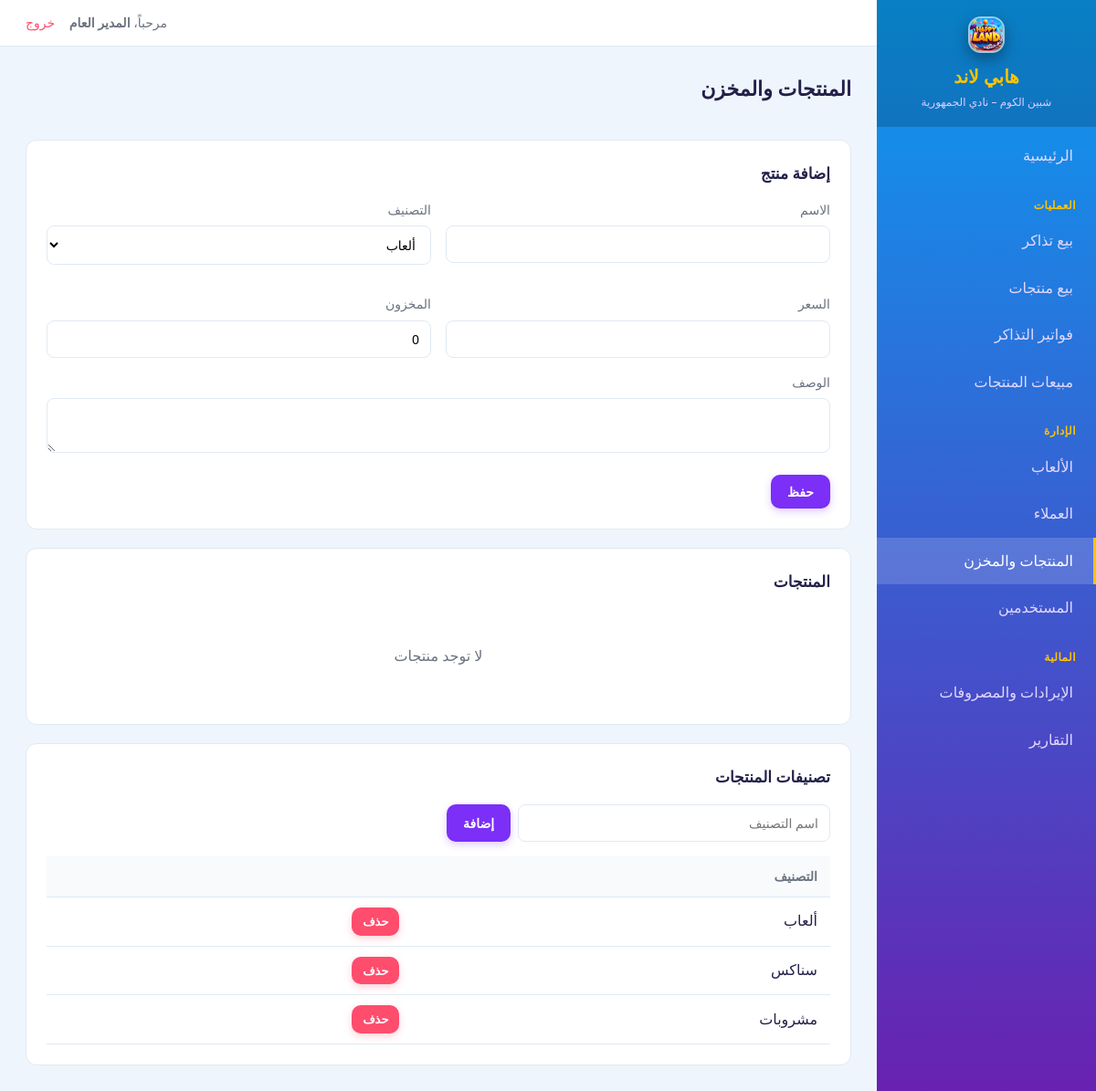
Screenshot of /shop/index.php (signed in) with the database file from the repository.
### tables this page shows
CREATE TABLE product_category (
    id   INT AUTO_INCREMENT PRIMARY KEY,
    name VARCHAR(100) NOT NULL
);

### includes/functions.php (called while the page is built, shortened)
<?php
function e($str) {
    return htmlspecialchars($str ?? '', ENT_QUOTES, 'UTF-8');
}
function base_url($path = '') {
    $dir = str_replace('\\', '/', dirname($_SERVER['SCRIPT_NAME']));
    $segments = ['games','tickets','clients','shop','financials','reports','users'];
    foreach ($segments as $seg) {
        if (preg_match('#/' . $seg . '$#', $dir)) {
            $dir = preg_replace('#/' . $seg . '$#', '', $dir);
            break;
        }
    }
    $dir = rtrim($dir, '/');
    return $dir . '/' . ltrim($path, '/');
}

### shop/index.php (the view, shortened to what this page needs)
<?php
require_once __DIR__ . '/../includes/functions.php';
require_once __DIR__ . '/../includes/header.php';
$editId = (int)($_GET['edit'] ?? 0);
$prod = ['name'=>'','description'=>'','category_id'=>'','price'=>'','stock'=>0];
$categories = $pdo->query('SELECT * FROM product_category ORDER BY name')->fetchAll();
$products = $pdo->query('SELECT p.*, c.name AS cat_name FROM product p JOIN product_category c ON p.category_id=c.id ORDER BY p.name')->fetchAll();
?>
<div class="toolbar">
    <h1 class="page-title">المنتجات والمخزن</h1>
</div>
<div class="card">
    <h3><?= $editId ? 'تعديل منتج' : 'إضافة منتج' ?></h3>
    <?php if (!$categories): ?>
        <div class="alert alert-danger">أضف تصنيفاً أولاً من الأسفل.</div>
    <?php else: ?>
    <form method="post">
        <div class="form-grid">
            <div class="form-row"><label>الاسم</label><input type="text" name="name" value="<?= e($prod['name']) ?>" required></div>
            <div class="form-row"><label>التصنيف</label><select name="category_id">
                <?php foreach ($categories as $c): ?><option value="<?= $c['id'] ?>" <?= (string)$prod['category_id']===(string)$c['id']?'selected':'' ?>><?= e($c['name']) ?></option><?php endforeach; ?>
            </select></div>
            <div class="form-row"><label>السعر</label><input type="number" step="0.01" name="price" value="<?= e($prod['price']) ?>" required></div>
            <div class="form-row"><label>المخزون</label><input type="number" name="stock" value="<?= e($prod['stock']) ?>"></div>
        </div>
        <div class="form-row"><label>الوصف</label><textarea name="description" rows="2"><?= e($prod['description']) ?></textarea></div>
        <button class="btn" name="product_submit" value="1" type="submit">حفظ</button>
    </form>
    <?php endif; ?>
</div>
<div class="card">
    <h3>المنتجات</h3>
    <?php if (!$products): ?><div class="empty">لا توجد منتجات</div><?php endif; ?>
</div>
<div class="card">
    <h3>تصنيفات المنتجات</h3>
    <form method="post" style="display:flex;gap:8px;max-width:420px;margin-bottom:16px;">
        <input type="text" name="cat_name" placeholder="اسم التصنيف" required>
        <button class="btn" name="category_submit" value="1">إضافة</button>
    </form>
    <?php if ($categories): ?>
    <table>
        <thead><tr><th>التصنيف</th><th></th></tr></thead>
        <tbody>
        <?php foreach ($categories as $c): ?>
            <tr><td><?= e($c['name']) ?></td>
                <td><a class="btn btn-sm btn-danger" href="<?= e(base_url('shop/index.php?delcat=' . $c['id'])) ?>" onclick="return confirm('حذف التصنيف وكل منتجاته؟')">حذف</a></td>
            </tr>
        <?php endforeach; ?>
        </tbody>
    </table>
    <?php endif; ?>
</div>
<?php require_once __DIR__ . '/../includes/footer.php'; ?>

### assets/style.css (style rules this page uses)
:root { --primary: #7b2ff7; --primary-dark: #5f1fc4; --sky: #0a9bf0; --accent: #ff8a00; --accent-2: #ffc400; --pink: #ff5fa2; --bg: #eef5fc; --card: #ffffff; --text: #23204a; --muted: #6b7280; --border: #e1e9f3; --success: #3fb950; --danger: #ff4d6d; --warning: #ff9f1c; }
* { box-sizing: border-box; margin: 0; padding: 0; }
body { font-family: 'Segoe UI', Tahoma, sans-serif; background: var(--bg); color: var(--text); direction: rtl; line-height: 1.6; }
a { text-decoration: none; color: inherit; }
.page-title { font-size: 22px; margin-bottom: 20px; }
.card { background: var(--card); border: 1px solid var(--border); border-radius: 12px; padding: 22px; margin-bottom: 20px; }
.card h3 { margin-bottom: 16px; font-size: 17px; }
table { width: 100%; border-collapse: collapse; }
th, td { padding: 11px 14px; text-align: right; border-bottom: 1px solid var(--border); }
th { background: #f8fafc; color: var(--muted); font-size: 14px; }
.btn { display: inline-block; padding: 9px 18px; border-radius: 10px; border: none; background: var(--primary); color: #fff; cursor: pointer; font-size: 14px; font-family: inherit; font-weight: bold; box-shadow: 0 3px 8px rgba(123,47,247,.25); transition: .15s; }
.btn-sm { padding: 5px 12px; font-size: 13px; box-shadow: none; }
.btn-danger { background: var(--danger); box-shadow: 0 3px 8px rgba(255,77,109,.25); }
.form-row { margin-bottom: 16px; }
.form-grid { display: grid; grid-template-columns: 1fr 1fr; gap: 16px; }
label { display: block; margin-bottom: 6px; font-size: 14px; color: var(--muted); }
input, select, textarea { width: 100%; padding: 10px 12px; border: 1px solid var(--border); border-radius: 8px; font-family: inherit; font-size: 14px; background: #fff; }
.toolbar { display: flex; justify-content: space-between; align-items: center; margin-bottom: 18px; }
.empty { text-align: center; color: var(--muted); padding: 40px; }

### rows the page displays
product_category: name "ألعاب"
product_category: name "سناكس"
product_category: name "مشروبات"

### other values shown
APP_NAME "هابي لاند"
APP_TAGLINE "شبين الكوم – نادي الجمهورية"
$label "الرئيسية بيع تذاكر بيع منتجات فواتير التذاكر مبيعات المنتجات الألعاب العملاء المنتجات والمخزن المستخدمين الإيرادات والمصروفات التقارير"
$u['name'] ?: $u['username'] "المدير العام"
form field category_id "ألعاب"
